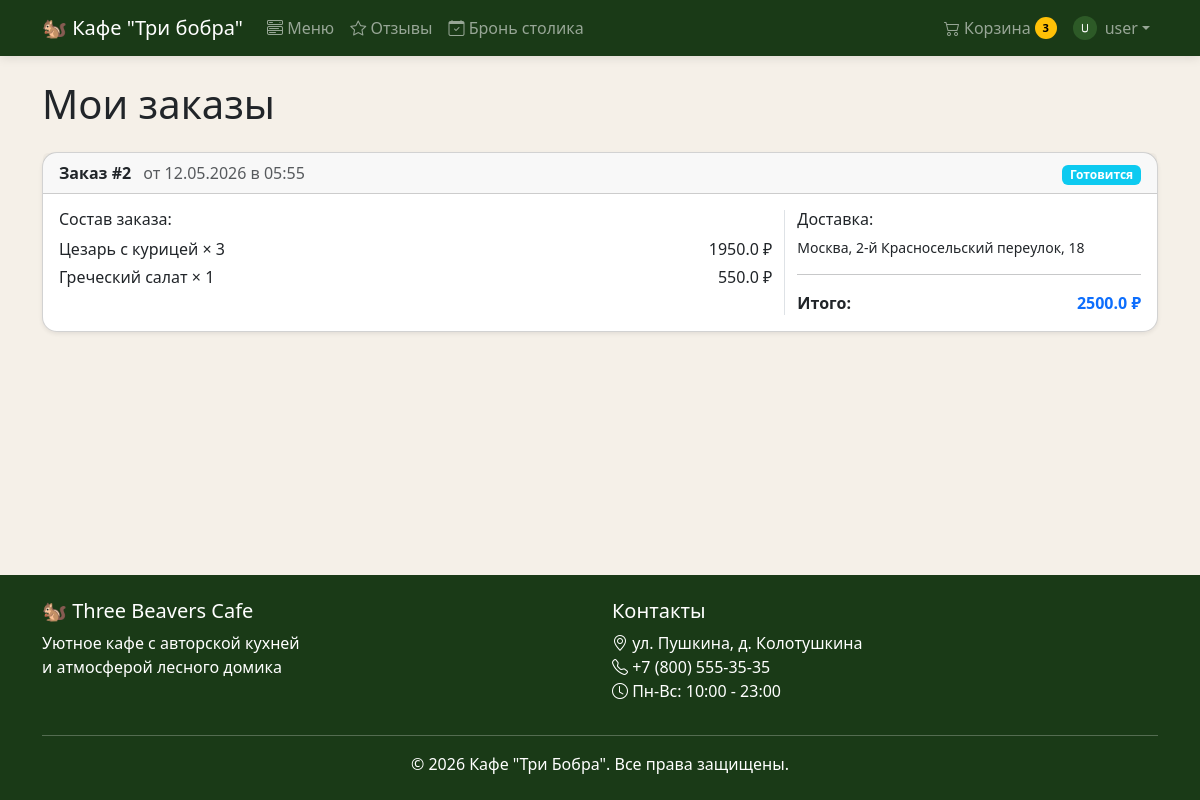
Screenshot of /orders (signed in) with the database file from the repository.
### models.py (models this page shows)
class User(UserMixin, db.Model):
    id = db.Column(db.Integer, primary_key=True)
    username = db.Column(db.String(80), unique=True, nullable=False)
    email = db.Column(db.String(120), unique=True, nullable=False)
    password_hash = db.Column(db.String(256), nullable=False)
    is_admin = db.Column(db.Boolean, default=False)
    avatar = db.Column(db.String(300), default="default-avatar.png")
    cart_items = db.relationship("CartItem", backref="user", lazy=True)
    orders = db.relationship("Order", backref="user", lazy=True)
    bookings = db.relationship("Booking", backref="user", lazy=True)
    reviews = db.relationship("Review", backref="user", lazy=True)

class Order(db.Model):
    id = db.Column(db.Integer, primary_key=True)
    user_id = db.Column(db.Integer, db.ForeignKey("user.id"), nullable=False)
    total_price = db.Column(db.Float, nullable=False)
    status = db.Column(db.String(20), default="new")
    delivery_address = db.Column(db.String(300), nullable=True)
    latitude = db.Column(db.Float, nullable=True)
    longitude = db.Column(db.Float, nullable=True)
    created_at = db.Column(db.DateTime, default=datetime.utcnow)
    items = db.relationship("OrderItem", backref="order", lazy=True)

class OrderItem(db.Model):
    id = db.Column(db.Integer, primary_key=True)
    order_id = db.Column(db.Integer, db.ForeignKey("order.id", ondelete="CASCADE"), nullable=False)
    menu_item_id = db.Column(db.Integer, db.ForeignKey("menu_item.id"), nullable=False)
    quantity = db.Column(db.Integer, nullable=False)
    price_per_unit = db.Column(db.Float, nullable=False)
    menu_item = db.relationship("MenuItem")

class MenuItem(db.Model):
    id = db.Column(db.Integer, primary_key=True)
    name = db.Column(db.String(100), nullable=False)
    description = db.Column(db.Text, nullable=True)
    price = db.Column(db.Float, nullable=False)
    image_url = db.Column(db.String(300), default="default-food.jpg")
    available = db.Column(db.Boolean, default=True)
    category_id = db.Column(db.Integer, db.ForeignKey("category.id"), nullable=False)

### routes/orders.py (the view)
@orders_bp.route("/orders")
@login_required
def orders():
    user_orders = Order.query.filter_by(user_id=current_user.id).order_by(Order.created_at.desc()).all()
    cart_count = sum(item.quantity for item in current_user.cart_items)
    return render_template("orders.html", orders=user_orders, cart_count=cart_count)

### templates/orders.html (shortened to what this page needs)
{% extends "base.html" %}
{% block content %}
<div class="container">
    <h1 class="mb-4">Мои заказы</h1>
    {% if orders %}
    <div class="row">
        {% for order in orders %}
        <div class="col-12 mb-3">
            <div class="card shadow-sm">
                <div class="card-header d-flex justify-content-between align-items-center">
                    <div>
                        <strong>Заказ #{{ order.id }}</strong>
                        <span class="text-muted ms-2">
                            от {{ order.created_at.strftime('%d.%m.%Y в %H:%M') }}
                        </span>
                    </div>
                    <div>
                        <span class="badge
                            {% if order.status == 'new' %}bg-warning
                            {% elif order.status == 'preparing' %}bg-info
                            {% elif order.status == 'ready' %}bg-success
                            {% elif order.status == 'cancelled' %}bg-danger
                            {% elif order.status == 'delivered' %}bg-primary
                            {% endif %}">
                            {% if order.status == 'new' %}Новый
                            {% elif order.status == 'preparing' %}Готовится
                            {% elif order.status == 'ready' %}Готов
                            {% elif order.status == 'cancelled' %}Отменён
                            {% elif order.status == 'delivered' %}Доставлен
                            {% endif %}
                        </span>
                    </div>
                </div>
                <div class="card-body">
                    <div class="row">
                        <div class="col-md-8">
                            <h6>Состав заказа:</h6>
                            {% for item in order.items %}
                            <div class="d-flex justify-content-between mb-1">
                                <span>{{ item.menu_item.name }} × {{ item.quantity }}</span>
                                <span>{{ item.price_per_unit * item.quantity }} ₽</span>
                            </div>
                            {% endfor %}
                        </div>
                        <div class="col-md-4 border-start">
                            <h6>Доставка:</h6>
                            <p class="mb-1 small">{{ order.delivery_address }}</p>
                            <hr>
                            <div class="d-flex justify-content-between fw-bold">
                                <span>Итого:</span>
                                <span class="text-primary">{{ order.total_price }} ₽</span>
                            </div>
                        </div>
                    </div>
                </div>
            </div>
        </div>
        {% endfor %}
    </div>
    {% endif %}
</div>
{% endblock %}

### templates/base.html (shortened to what this page needs)
<!DOCTYPE html>
<html lang="ru">
<head>
    <link href="https://cdn.jsdelivr.net/npm/bootstrap@5.3.2/dist/css/bootstrap.min.css" rel="stylesheet">
    <link href="https://cdn.jsdelivr.net/npm/bootstrap-icons@1.11.2/font/bootstrap-icons.css" rel="stylesheet">
    <link href="{{ url_for('static', filename='css/style.css') }}" rel="stylesheet">
</head>
<body>
    <nav class="navbar navbar-expand-lg navbar-dark bg-dark-green sticky-top">
        <div class="container">
            <a class="navbar-brand" href="{{ url_for('main.index') }}">
                🐿 Кафе "Три бобра"
            </a>
            <div class="collapse navbar-collapse" id="navbarNav">
                <ul class="navbar-nav me-auto">
                    <li class="nav-item">
                        <a class="nav-link" href="{{ url_for('menu.menu') }}">
                            <i class="bi bi-menu-button-wide"></i> Меню
                        </a>
                    </li>
                    <li class="nav-item">
                        <a class="nav-link" href="{{ url_for('reviews.reviews') }}">
                            <i class="bi bi-star"></i> Отзывы
                        </a>
                    </li>
                    <li class="nav-item">
                        <a class="nav-link" href="{{ url_for('booking.booking') }}">
                            <i class="bi bi-calendar-check"></i> Бронь столика
                        </a>
                    </li>
                </ul>
                <ul class="navbar-nav">
                    {% if current_user.is_authenticated %}
                    <li class="nav-item">
                        <a class="nav-link d-flex align-items-center gap-1" href="{{ url_for('cart.cart') }}">
                            <i class="bi bi-cart2"></i> Корзина
                            <span id="cart-count" class="badge bg-warning text-dark {% if cart_count == 0 %}d-none{% endif %}">
                                {{ cart_count }}
                            </span>
                        </a>
                    </li>
                    <li class="nav-item dropdown">
                        <a class="nav-link dropdown-toggle d-flex align-items-center" href="#" role="button" data-bs-toggle="dropdown">
                            <img src="/auth/avatar/{{ current_user.id }}"
                                 class="rounded-circle me-2"
                                 style="width: 24px; height: 24px; object-fit: cover;"
                                 alt="">
                            {{ current_user.username }}
                        </a>
                    </li>
                    {% endif %}
                </ul>
            </div>
        </div>
    </nav>
    <main class="py-4">
        {% block content %}{% endblock %}
    </main>
    <footer class="bg-dark-green text-white py-4 mt-auto">
        <div class="container">
            <div class="row">
                <div class="col-md-6">
                    <h5>🐿 Three Beavers Cafe</h5>
                    <p>Уютное кафе с авторской кухней<br>и атмосферой лесного домика</p>
                </div>
                <div class="col-md-6">
                    <h5>Контакты</h5>
                    <p>
                        <i class="bi bi-geo-alt"></i> ул. Пушкина, д. Колотушкина<br>
                        <i class="bi bi-telephone"></i> +7 (800) 555-35-35<br>
                        <i class="bi bi-clock"></i> Пн-Вс: 10:00 - 23:00
                    </p>
                </div>
            </div>
            <hr>
            <p class="text-center mb-0">&copy; 2026 Кафе "Три Бобра". Все права защищены.</p>
        </div>
    </footer>
</body>
</html>

### static/css/style.css (style rules this page uses)
:root { --beaver-green: #2d5a27; --beaver-dark: #1a3a17; --beaver-light: #4a7c43; --beaver-gold: #c4a35a; --beaver-cream: #f5f0e8; --beaver-brown: #6b4f3c; }
.bg-dark-green { background-color: var(--beaver-dark) !important; }
.card { border-radius: 15px; transition: transform 0.3s, box-shadow 0.3s; }
.navbar { box-shadow: 0 2px 10px rgba(0, 0, 0, 0.1); }
.nav-link { transition: color 0.3s; }
footer { background-color: var(--beaver-dark); }
body { background-color: var(--beaver-cream); min-height: 100vh; display: flex; flex-direction: column; }
main { flex: 1; }
#cart-count { display: inline-flex; align-items: center; justify-content: center; min-width: 22px; min-height: 22px; padding: 2px 7px; font-size: 0.7rem; line-height: 1; border-radius: 50px; flex-shrink: 0; background-color: #ffc107 !important; color: #000 !important; }
a.nav-link.d-flex { white-space: nowrap; }

### rows the page displays
User: username "user"
Order: id "2", created_at "12.05.2026 в 05:55", status "Готовится", delivery_address "Москва, 2-й Красносельский переулок, 18", total_price "2500.0"
OrderItem: menu_item.name "Цезарь с курицей", quantity "3", item.price_per_unit*item.quantity "1950.0"
OrderItem: menu_item.name "Греческий салат", quantity "1", item.price_per_unit*item.quantity "550.0"

### other values shown
{{ cart_count }} "3"
